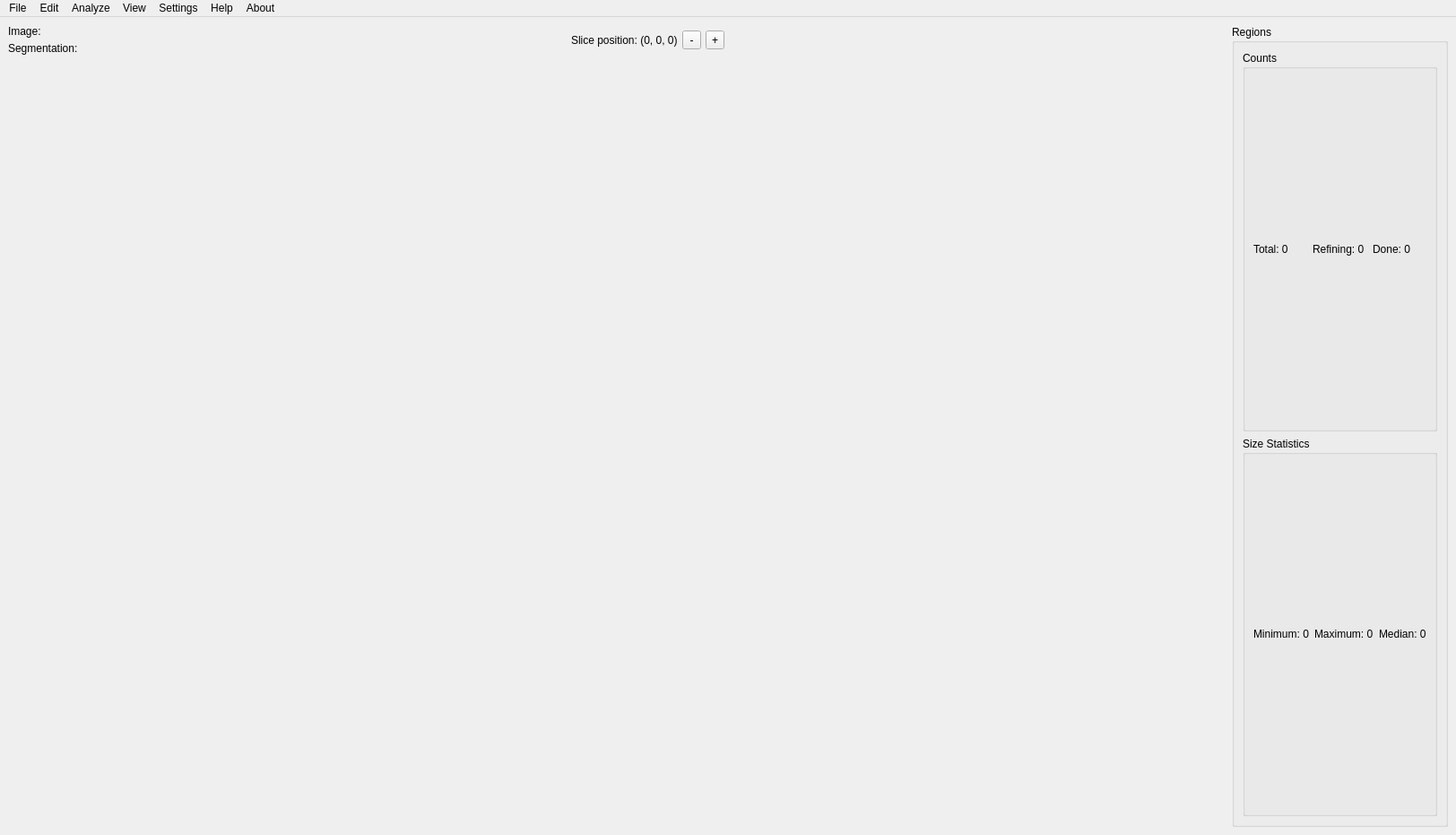
<?xml version="1.0" encoding="UTF-8"?>
<ui version="4.0">
 <class>MainWindow</class>
 <widget class="QMainWindow" name="MainWindow">
  <property name="geometry">
   <rect>
    <x>0</x>
    <y>0</y>
    <width>1624</width>
    <height>931</height>
   </rect>
  </property>
  <property name="windowTitle">
   <string>Segmentor</string>
  </property>
  <widget class="QWidget" name="centralwidget">
   <layout class="QHBoxLayout" name="horizontalLayout">
    <item>
     <widget class="QWidget" name="widget_3" native="true">
      <layout class="QVBoxLayout" name="verticalLayout_5">
       <property name="spacing">
        <number>5</number>
       </property>
       <property name="leftMargin">
        <number>0</number>
       </property>
       <property name="topMargin">
        <number>0</number>
       </property>
       <property name="rightMargin">
        <number>0</number>
       </property>
       <property name="bottomMargin">
        <number>0</number>
       </property>
       <item>
        <layout class="QHBoxLayout" name="horizontalLayout_5">
         <item>
          <layout class="QVBoxLayout" name="verticalLayout_6">
           <property name="rightMargin">
            <number>20</number>
           </property>
           <item>
            <widget class="QLabel" name="imageNameLabel">
             <property name="text">
              <string>Image:</string>
             </property>
            </widget>
           </item>
           <item>
            <widget class="QLabel" name="segmentationNameLabel">
             <property name="text">
              <string>Segmentation:</string>
             </property>
            </widget>
           </item>
          </layout>
         </item>
         <item>
          <spacer name="horizontalSpacer">
           <property name="orientation">
            <enum>Qt::Horizontal</enum>
           </property>
           <property name="sizeHint" stdset="0">
            <size>
             <width>40</width>
             <height>20</height>
            </size>
           </property>
          </spacer>
         </item>
         <item>
          <widget class="QLabel" name="slicePositionLabel">
           <property name="sizePolicy">
            <sizepolicy hsizetype="Preferred" vsizetype="Preferred">
             <horstretch>0</horstretch>
             <verstretch>0</verstretch>
            </sizepolicy>
           </property>
           <property name="text">
            <string>Slice position: (0, 0, 0)</string>
           </property>
          </widget>
         </item>
         <item>
          <widget class="QToolButton" name="sliceDownButton">
           <property name="minimumSize">
            <size>
             <width>21</width>
             <height>0</height>
            </size>
           </property>
           <property name="text">
            <string>-</string>
           </property>
          </widget>
         </item>
         <item>
          <widget class="QToolButton" name="sliceUpButton">
           <property name="text">
            <string>+</string>
           </property>
          </widget>
         </item>
         <item>
          <spacer name="horizontalSpacer_2">
           <property name="orientation">
            <enum>Qt::Horizontal</enum>
           </property>
           <property name="sizeHint" stdset="0">
            <size>
             <width>40</width>
             <height>20</height>
            </size>
           </property>
          </spacer>
         </item>
         <item>
          <widget class="QWidget" name="modeBarWidget" native="true">
           <layout class="QHBoxLayout" name="horizontalLayout_8">
            <property name="leftMargin">
             <number>20</number>
            </property>
            <property name="topMargin">
             <number>0</number>
            </property>
            <property name="rightMargin">
             <number>10</number>
            </property>
            <property name="bottomMargin">
             <number>0</number>
            </property>
           </layout>
          </widget>
         </item>
        </layout>
       </item>
       <item>
        <widget class="QWidget" name="widget_2" native="true">
         <layout class="QHBoxLayout" name="horizontalLayout_3">
          <property name="leftMargin">
           <number>0</number>
          </property>
          <property name="topMargin">
           <number>0</number>
          </property>
          <property name="rightMargin">
           <number>0</number>
          </property>
          <property name="bottomMargin">
           <number>0</number>
          </property>
          <item>
           <widget class="QVTKOpenGLWidget" name="qvtkWidgetLeft" native="true">
            <property name="sizePolicy">
             <sizepolicy hsizetype="Expanding" vsizetype="Expanding">
              <horstretch>0</horstretch>
              <verstretch>0</verstretch>
             </sizepolicy>
            </property>
           </widget>
          </item>
          <item>
           <widget class="QVTKOpenGLWidget" name="qvtkWidgetRight" native="true">
            <property name="sizePolicy">
             <sizepolicy hsizetype="Expanding" vsizetype="Expanding">
              <horstretch>0</horstretch>
              <verstretch>0</verstretch>
             </sizepolicy>
            </property>
           </widget>
          </item>
         </layout>
        </widget>
       </item>
      </layout>
     </widget>
    </item>
    <item>
     <widget class="QWidget" name="widget" native="true">
      <layout class="QHBoxLayout" name="horizontalLayout_2">
       <property name="spacing">
        <number>0</number>
       </property>
       <property name="leftMargin">
        <number>0</number>
       </property>
       <property name="topMargin">
        <number>0</number>
       </property>
       <property name="rightMargin">
        <number>0</number>
       </property>
       <property name="bottomMargin">
        <number>0</number>
       </property>
       <item>
        <widget class="QWidget" name="toolBarWidget" native="true">
         <layout class="QVBoxLayout" name="verticalLayout_3">
          <property name="spacing">
           <number>0</number>
          </property>
          <property name="leftMargin">
           <number>0</number>
          </property>
          <property name="topMargin">
           <number>40</number>
          </property>
          <property name="rightMargin">
           <number>0</number>
          </property>
          <property name="bottomMargin">
           <number>0</number>
          </property>
          <item>
           <layout class="QVBoxLayout" name="verticalLayout_2">
            <property name="spacing">
             <number>0</number>
            </property>
           </layout>
          </item>
         </layout>
        </widget>
       </item>
       <item>
        <widget class="QGroupBox" name="regionTableContainer">
         <property name="sizePolicy">
          <sizepolicy hsizetype="Minimum" vsizetype="Expanding">
           <horstretch>0</horstretch>
           <verstretch>0</verstretch>
          </sizepolicy>
         </property>
         <property name="minimumSize">
          <size>
           <width>0</width>
           <height>0</height>
          </size>
         </property>
         <property name="maximumSize">
          <size>
           <width>16777215</width>
           <height>16777215</height>
          </size>
         </property>
         <property name="title">
          <string>Regions</string>
         </property>
         <layout class="QVBoxLayout" name="verticalLayout">
          <item>
           <widget class="QGroupBox" name="groupBox">
            <property name="title">
             <string>Counts</string>
            </property>
            <property name="flat">
             <bool>false</bool>
            </property>
            <layout class="QHBoxLayout" name="horizontalLayout_10">
             <item>
              <widget class="QLabel" name="total_Label">
               <property name="text">
                <string>Total: 0</string>
               </property>
              </widget>
             </item>
             <item>
              <widget class="QLabel" name="refining_Label">
               <property name="text">
                <string>Refining: 0</string>
               </property>
              </widget>
             </item>
             <item>
              <widget class="QLabel" name="done_Label">
               <property name="text">
                <string>Done: 0</string>
               </property>
              </widget>
             </item>
            </layout>
           </widget>
          </item>
          <item>
           <widget class="QGroupBox" name="groupBox_2">
            <property name="title">
             <string>Size Statistics</string>
            </property>
            <layout class="QHBoxLayout" name="horizontalLayout_11">
             <item>
              <widget class="QLabel" name="min_Label">
               <property name="text">
                <string>Minimum: 0</string>
               </property>
              </widget>
             </item>
             <item>
              <widget class="QLabel" name="max_Label">
               <property name="text">
                <string>Maximum: 0</string>
               </property>
              </widget>
             </item>
             <item>
              <widget class="QLabel" name="median_Label">
               <property name="text">
                <string>Median: 0</string>
               </property>
              </widget>
             </item>
            </layout>
           </widget>
          </item>
          <item>
           <layout class="QVBoxLayout" name="verticalLayout_4"/>
          </item>
         </layout>
        </widget>
       </item>
      </layout>
     </widget>
    </item>
   </layout>
  </widget>
  <widget class="QMenuBar" name="menuBar">
   <property name="geometry">
    <rect>
     <x>0</x>
     <y>0</y>
     <width>1624</width>
     <height>21</height>
    </rect>
   </property>
   <widget class="QMenu" name="menuFile">
    <property name="title">
     <string>File</string>
    </property>
    <addaction name="actionOpen_Image_File"/>
    <addaction name="actionOpen_Image_Stack"/>
    <addaction name="separator"/>
    <addaction name="actionOpen_Segmentation_File"/>
    <addaction name="actionOpen_Segmentation_Stack"/>
    <addaction name="separator"/>
    <addaction name="actionSave_Image_Data_As"/>
    <addaction name="separator"/>
    <addaction name="actionSave_Segmentation_Data"/>
    <addaction name="actionSave_Segmentation_Data_As"/>
    <addaction name="separator"/>
    <addaction name="actionExit"/>
   </widget>
   <widget class="QMenu" name="menuAnalyze">
    <property name="title">
     <string>Analyze</string>
    </property>
    <addaction name="actionSegment_Volume"/>
   </widget>
   <widget class="QMenu" name="menuView">
    <property name="title">
     <string>View</string>
    </property>
    <addaction name="actionSet_Camera"/>
    <addaction name="separator"/>
    <addaction name="actionShow_3D_View"/>
    <addaction name="actionShow_2D_View"/>
    <addaction name="actionShow_Region_Table"/>
    <addaction name="separator"/>
    <addaction name="actionBlank_3D_View"/>
   </widget>
   <widget class="QMenu" name="menuEdit">
    <property name="title">
     <string>Edit</string>
    </property>
    <addaction name="actionUndo"/>
    <addaction name="actionRedo"/>
   </widget>
   <widget class="QMenu" name="menuHelp">
    <property name="title">
     <string>Help</string>
    </property>
    <addaction name="actionData_Loading"/>
    <addaction name="actionControls"/>
   </widget>
   <widget class="QMenu" name="menuAbout">
    <property name="title">
     <string>About</string>
    </property>
    <addaction name="actionProject_Website"/>
    <addaction name="actionGithub_Repo"/>
   </widget>
   <widget class="QMenu" name="menuSettings">
    <property name="title">
     <string>Settings</string>
    </property>
    <addaction name="actionChange_Settings"/>
   </widget>
   <addaction name="menuFile"/>
   <addaction name="menuEdit"/>
   <addaction name="menuAnalyze"/>
   <addaction name="menuView"/>
   <addaction name="menuSettings"/>
   <addaction name="menuHelp"/>
   <addaction name="menuAbout"/>
  </widget>
  <action name="actionOpen_Image_File">
   <property name="text">
    <string>Open Image File...</string>
   </property>
  </action>
  <action name="actionExit">
   <property name="text">
    <string>Exit</string>
   </property>
  </action>
  <action name="actionOpen_Image_Stack">
   <property name="text">
    <string>Open Image Stack...</string>
   </property>
  </action>
  <action name="actionOpen_Segmentation_File">
   <property name="text">
    <string>Open Segmentation File...</string>
   </property>
  </action>
  <action name="actionOpen_Segmentation_Stack">
   <property name="text">
    <string>Open Segmentation Stack...</string>
   </property>
  </action>
  <action name="actionSegment_Volume">
   <property name="text">
    <string>Segment Volume</string>
   </property>
  </action>
  <action name="actionSave_Segmentation_Data_As">
   <property name="text">
    <string>Save Segmentation Data As...</string>
   </property>
  </action>
  <action name="actionSave_Segmentation_Stack">
   <property name="text">
    <string>Save Segmentation Stack...</string>
   </property>
  </action>
  <action name="actionSave_Segmentation_Data">
   <property name="text">
    <string>Save Segmentation Data</string>
   </property>
   <property name="shortcut">
    <string>Ctrl+S</string>
   </property>
  </action>
  <action name="action3D_View">
   <property name="checkable">
    <bool>true</bool>
   </property>
   <property name="checked">
    <bool>false</bool>
   </property>
   <property name="text">
    <string>Blank 3D View</string>
   </property>
  </action>
  <action name="actionSave_Image_Data_As">
   <property name="text">
    <string>Save Image Data As...</string>
   </property>
  </action>
  <action name="actionShow_Region_Table">
   <property name="checkable">
    <bool>true</bool>
   </property>
   <property name="checked">
    <bool>true</bool>
   </property>
   <property name="text">
    <string>Region Table</string>
   </property>
  </action>
  <action name="actionShow_3D_View">
   <property name="checkable">
    <bool>true</bool>
   </property>
   <property name="checked">
    <bool>true</bool>
   </property>
   <property name="text">
    <string>3D View</string>
   </property>
  </action>
  <action name="actionShow_2D_View">
   <property name="checkable">
    <bool>true</bool>
   </property>
   <property name="checked">
    <bool>true</bool>
   </property>
   <property name="text">
    <string>2D View</string>
   </property>
  </action>
  <action name="actionBlank_3D_View">
   <property name="checkable">
    <bool>true</bool>
   </property>
   <property name="text">
    <string>Blank 3D View</string>
   </property>
  </action>
  <action name="actionUndo">
   <property name="text">
    <string>Undo</string>
   </property>
   <property name="shortcut">
    <string>Ctrl+Z</string>
   </property>
  </action>
  <action name="actionRedo">
   <property name="text">
    <string>Redo</string>
   </property>
   <property name="shortcut">
    <string>Ctrl+Y</string>
   </property>
  </action>
  <action name="actionSet_Camera">
   <property name="text">
    <string>Set Camera</string>
   </property>
  </action>
  <action name="actionData_Loading">
   <property name="text">
    <string>Data Loading</string>
   </property>
  </action>
  <action name="actionControls">
   <property name="text">
    <string>Controls</string>
   </property>
  </action>
  <action name="actionGithub_Repo">
   <property name="text">
    <string>Github Repo</string>
   </property>
  </action>
  <action name="actionProject_Website">
   <property name="text">
    <string>Project Website</string>
   </property>
  </action>
  <action name="actionChange_Settings">
   <property name="text">
    <string>Change Settings</string>
   </property>
   <property name="shortcut">
    <string>Ctrl+T</string>
   </property>
  </action>
 </widget>
 <customwidgets>
  <customwidget>
   <class>QVTKOpenGLWidget</class>
   <extends>QWidget</extends>
   <header>QVTKOpenGLWidget.h</header>
  </customwidget>
 </customwidgets>
 <resources/>
 <connections/>
</ui>
